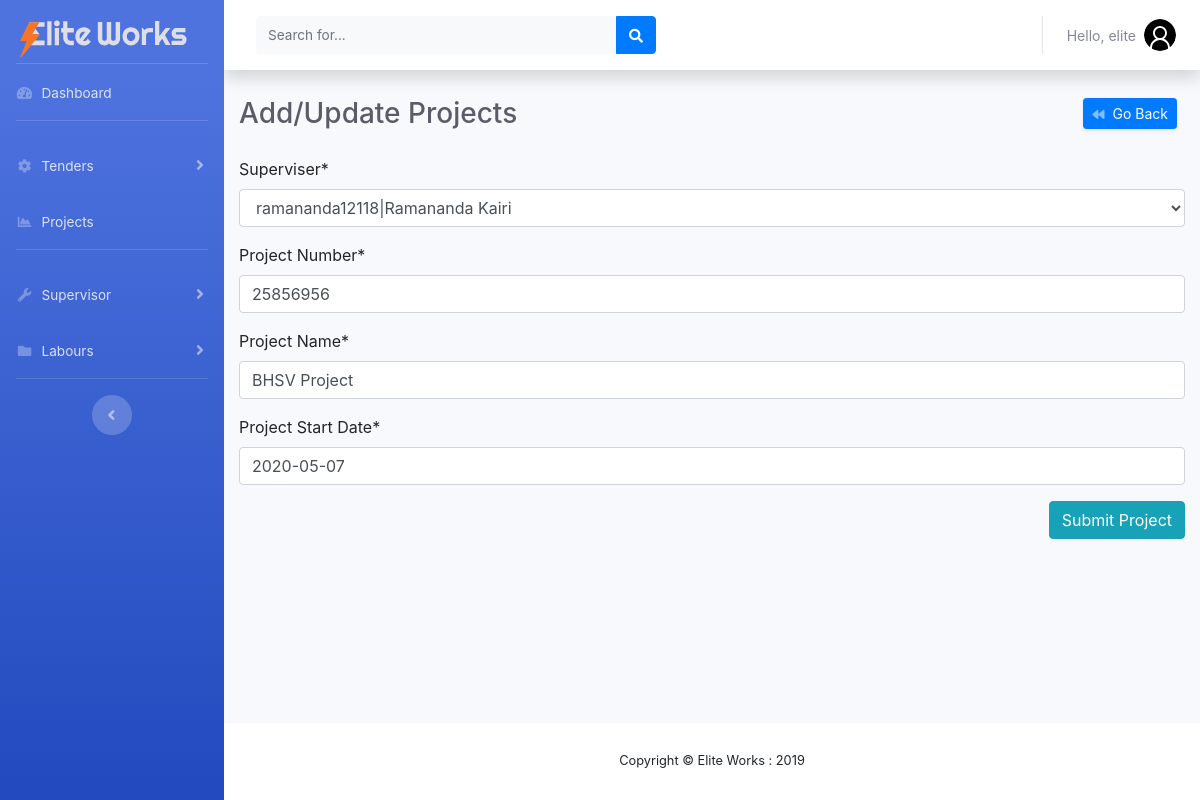
Screenshot of /edit_project/3/1/ (signed in) with the database file from the repository.
### project/models.py (models this page shows, shortened)
class Projects(models.Model):
    tender = models.ForeignKey(Tender, on_delete=models.CASCADE)
    superviser = models.ForeignKey(
        on_delete=models.CASCADE, to='manpower.SuperVisors', null=True)
    project_number = models.CharField(
        'Project Number', max_length=200, blank=False, null=True)
    project_name = models.CharField(
        'Project Name', max_length=200, blank=False, null=True)
    project_start_date = models.DateField(
        'Project Start Date', default=timezone.now)
    class Meta:
        verbose_name = 'Project'
        verbose_name_plural = 'Project'

### manpower/views.py (the view, shortened to what this page needs)
# urls.py: path('edit_project/<int:id>/<int:tid>/',
@login_required
def edit_project(request, id, tid):
    editProject = Projects.objects.get(id=id)
    tender = Tender.objects.get(id=tid)
    form = addProject(instance=editProject)
    context = {'form': form, 'tender': tender}
    return render(request, 'manpower/add_project.html', context)

### manpower/forms.py
class addProject(forms.ModelForm):
    class Meta:
        model = Projects
        fields = '__all__'
        exclude = ['tender']
        widgets = {
            'project_start_date': DatePickerInput(format='%Y-%m-%d'),
        }

### manpower/models.py (called while the page is built)
    def __str__(self):
        return self.username + "|" + self.name

### manpower/templates/manpower/add_project.html (shortened to what this page needs)
{% extends "manpower/base.html" %}
{% load crispy_forms_tags %}
{% block content %}
{% load bootstrap4 %}
{% bootstrap_css %}
<div class="container">
    <div class="d-sm-flex align-items-center justify-content-between mb-4">
        <h1 class="h3 mb-0 text-gray-800">Add/Update Projects</h1>
        <a href="" onclick="history.go(-1)"
            class="d-xs-block my-1 mr-2 px-2 d-sm-inline-block btn btn-sm btn-primary shadow-sm"><i
                class="fas fa-backward fa-sm text-white-50 pr-2"></i>Go Back</a>
    </div>
    <form method='POST' enctype=multipart/form-data autocomplete="off">
        {{form|crispy}}
        <div class="text-right">
            <input type="submit" class="btn btn-info" value="Submit Project">
        </div>
    </form>
</div>
{% endblock content %}

### manpower/templates/manpower/base.html (shortened to what this page needs)
{% load static %}
{% url 'dashboard' as dashboard %}
{% url 'tender' as tender %}
{% url 'suprervisor' as suprervisor %}
{% url 'labour' as labour %}
<!DOCTYPE html>
<html lang="en">
<head>
    <link href="{% static 'vendor/fontawesome-free/css/all.min.css' %}" rel="stylesheet" type="text/css">
    <link rel="stylesheet"
        href="https://cdn.jsdelivr.net/npm/bootstrap-select@1.13.14/dist/css/bootstrap-select.min.css">
    <link href="{% static 'css/sb-admin-2.min.css' %}" rel="stylesheet">
    <link href="{% static 'css/main.css' %}" rel="stylesheet">
    <link href="{% static 'vendor/datatables/dataTables.bootstrap4.min.css' %}" rel="stylesheet">
</head>
<body id="page-top">
    <div id="wrapper">
        <ul class="navbar-nav bg-gradient-primary sidebar sidebar-dark accordion" id="accordionSidebar">
            <div class="logo">
                <a class="navbar-brand" href="{% url 'dashboard' %}">
                    <img src="{% static 'img/elite_works_logo.svg' %}" alt="Elite Works Logo">
                </a>
            </div>
            <hr class="sidebar-divider my-0">
            <li class="nav-item {% if request.path == dashboard %} active {%endif%}">
                <a class="nav-link" href="{% url 'dashboard' %}">
                    <i class="fas fa-fw fa-tachometer-alt"></i>
                    <span>Dashboard</span></a>
            </li>
            <hr class="sidebar-divider">
            <li class="nav-item {% if request.path == tender %} active {%endif%}">
                <a class="nav-link collapsed" href="{% url 'tenders'  %}" data-toggle="collapse"
                    data-target="#collapseTwo" aria-expanded="true" aria-controls="collapseTwo">
                    <i class="fas fa-fw fa-cog"></i>
                    <span>Tenders</span>
                </a>
            </li>
            <li class="nav-item {% if request.path == project %} active {%endif%}">
                <a class="nav-link" href="{% url 'projects' %}">
                    <i class="fas fa-fw fa-chart-area"></i>
                    <span>Projects</span></a>
            </li>
            <hr class="sidebar-divider">
            <li class="nav-item {% if request.path == project %} active {%endif%}">
                <a class="nav-link collapsed" href="#" data-toggle="collapse" data-target="#collapseUtilities"
                    aria-expanded="true" aria-controls="collapseUtilities">
                    <i class="fas fa-fw fa-wrench"></i>
                    <span>Supervisor</span>
                </a>
            </li>
            <li class="nav-item {% if request.path == project %} active {%endif%}">
                <a class="nav-link collapsed" href="#" data-toggle="collapse" data-target="#collapsePages"
                    aria-expanded="true" aria-controls="collapsePages">
                    <i class="fas fa-fw fa-folder"></i>
                    <span>Labours</span>
                </a>
            </li>
            <hr class="sidebar-divider d-none d-md-block">
            <div class="text-center d-none d-md-inline">
                <button class="rounded-circle border-0" id="sidebarToggle"></button>
            </div>
        </ul>
        <div id="content-wrapper" class="d-flex flex-column">
            <div id="content">
                <nav class="navbar navbar-expand navbar-light bg-white topbar mb-4 static-top shadow">
                    <form
                        class="d-none d-sm-inline-block form-inline mr-auto ml-md-3 my-2 my-md-0 mw-100 navbar-search">
                        <div class="input-group">
                            <input type="text" class="form-control bg-light border-0 small" placeholder="Search for..."
                                aria-label="Search" aria-describedby="basic-addon2">
                            <div class="input-group-append">
                                <button class="btn btn-primary" type="button">
                                    <i class="fas fa-search fa-sm"></i>
                                </button>
                            </div>
                        </div>
                    </form>
                    <ul class="navbar-nav ml-auto">
                        <li class="nav-item dropdown no-arrow">
                            <a class="nav-link dropdown-toggle" href="#" id="userDropdown" role="button"
                                data-toggle="dropdown" aria-haspopup="true" aria-expanded="false">
                                <span class="mr-2 d-none d-lg-inline text-gray-600 small">Hello, {{request.user}}</span>
                                <img class="img-profile rounded-circle" src="{% static 'img/user_logo.svg' %}">
                            </a>
                        </li>
                    </ul>
                </nav>
                {% block content %}
                {% endblock content %}
            </div>
            <footer class="sticky-footer bg-white">
                <div class="container my-auto">
                    <div class="copyright text-center my-auto">
                        <span>Copyright &copy; Elite Works : 2019</span>
                    </div>
                </div>
            </footer>
        </div>
    </div>
</body>
</html>

### static/css/main.css (style rules this page uses)
.logo img { vertical-align: middle; border-style: none; width: 90%; padding-left: 20px; padding-top: 15px; }

### rows the page displays
Projects: superviser "ramananda12118|Ramananda Kairi", project_number "25856956", project_name "BHSV Project", project_start_date "2020-05-07"

### other values shown
{{ request.user }} "elite"
